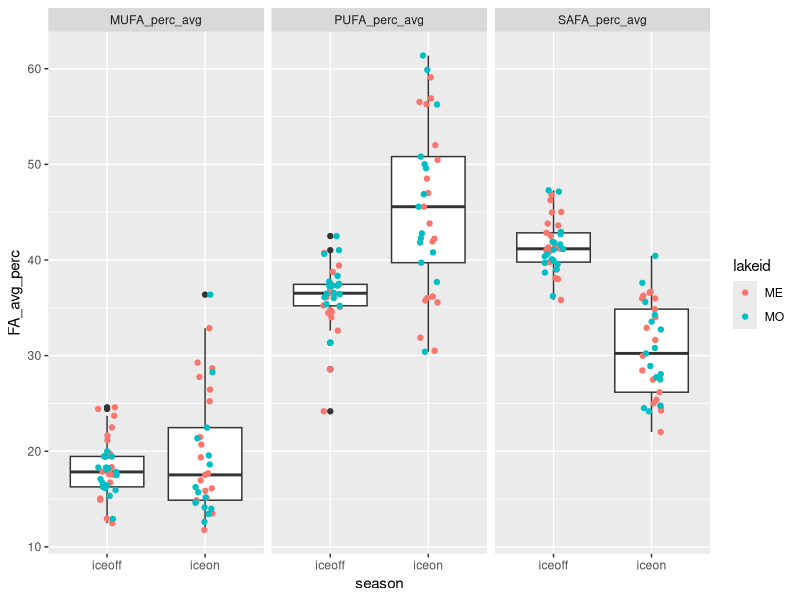
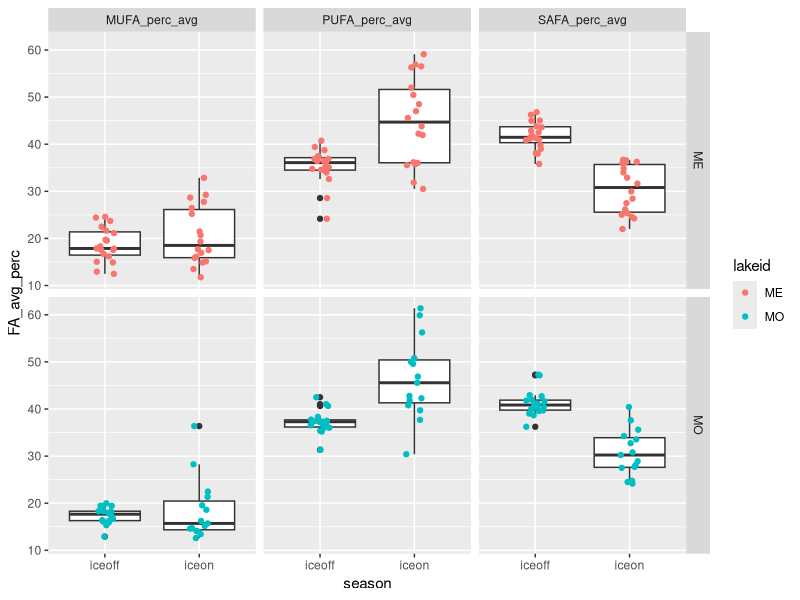

Reproduce these figures in R, in order.
# ============================================================== #
## ========================= OVERVIEW ========================= ##
# ============================================================== #

# Looking at iceon/iceoff community FA profiles
# Only using Lakes Mendota and Monona from LTER,
# as they have equivalent iceon/iceoff paired data
# Using AG PLoS paper FA dataset, with some aggregation/crosswalking
# to match LTER data.

# ============================================================== #
## =================== DATA WRANGLING STEPS =================== ##
# ============================================================== #

# 1) LTER data - read in, format dates, keep only ME/MO
# 2) read in iceon/iceoff data (ecology letters paper)
# 3) tag LTER data with season, keep only iceon/iceoff
# 4) aggregate LTER samples to month (mean taxa biomass by lake/year/month)
# 5) identify genera <5% of any sample - remove these genera
# 6) calculate dry weight (20% of wet weight)
# 7) read in FA PLoS data - keep freshwater, proportion data
# --> 7.5) fix FA/LTER group/division matches (see crosswalk.xlsx)
# 8) aggregate FA to genus and division level profiles
# 9) aggregate biomass to genus level
# 10) tag LTER data with whether has matching division/Group or genus in FA data
# 11) merge LTER with FA data (genus, division, NA matches)


# ----> UPDATING IN PROGRESS
# 12) weight FA data by biomass dry weight (prop FA data is % dry weight)
# 13) aggregated weighted to community level 
#     (winter-yr/monthly, lake-specific community-level FA profile)


# ============================================================== #
## ====================== SCRIPT BEGINS ======================= ##
# ============================================================== #

#set working directory
setwd("D:/Labou/LTER_FA")

#load packages
library(dplyr)
library(reshape2)
library(tidyr)
library(lubridate)
library(vegan)
library(RColorBrewer)
library(ggplot2)

# ============================================================================
# ----> read in LTER phyto data

#read in, format dates so can stack ok 

madison <- read.csv("Data/ntl88_v7.csv", stringsAsFactors = FALSE) %>% 
  mutate(date = as.Date(sampledate, format = "%m/%d/%Y")) %>% 
  select(-sampledate)

#only madison lakes have matching iceon/iceoff data
lter_lakes <- madison %>% 
  filter(lakeid %in% c("MO", "ME"))

#keep only necessary files
lter_lakes <- lter_lakes %>% 
  mutate(month = month(date),
         year = year(date)) %>% 
  select(lakeid, year, month, date, sta, depth_range, 
         division, genus, taxa_name, biomass_conc)

#=============================================================================
# ----> read in under ice data, for ice on/off timing
seasons_orig <- read.csv("Data/under_ice_data.csv", stringsAsFactors = FALSE)

#keep only wisconsin, cols of interest, make start and end full dates
seasons_wisc <- seasons_orig %>% 
  filter(lakeregloc == "Wisconsin") %>% 
  select(year, season, lakename, lakeregloc, 
         startday, startmonth, startyear, 
         endday, endmonth, endyear) %>% #, 
  #iceduration, periodn, photicdepth, 
  #icedepth, snowdepth, airtemp) %>% 
  mutate(startmonum = match(startmonth, month.abb),
         endmonum = match(endmonth, month.abb)) %>% 
  mutate(startdate = paste(startyear, startmonum, startday, sep = "-"),
         enddate = paste(endyear, endmonum, endday, sep = "-"))

#unique(seasons_wisc$lakename)
#unique(lter_lakes$lakeid) %>% sort()

#make lakeid to match
seasons_lakes <- seasons_wisc %>% 
  mutate(lakeid = ifelse(lakename == "Lake Mendota", "ME", NA),
         lakeid = ifelse(lakename == "Lake Monona", "MO", lakeid)) %>% 
  select(season, lakeid, year, startdate, enddate) %>% 
  filter(lakeid %in% c("ME", "MO"))


#=============================================================================
# ----> tag data with season

lter_dates_only <- lter_lakes %>% 
  select(lakeid, year, date) %>% 
  unique() %>% 
  rename(sample_year = year) %>% 
  arrange(lakeid, sample_year)

seasons_lakes_wide <- seasons_lakes %>% 
  melt(id.vars = c("lakeid", "year", "season"), variable.name = "category", value.name = "date") %>% 
  mutate(seasons_category = paste(season, category, sep = "_")) %>% 
  select(-season, -category) %>% 
  dcast(lakeid + year ~ seasons_category, value.var = "date") %>% 
  rename(winter_yr = year) %>% 
  select(lakeid, winter_yr, iceon_startdate, iceon_enddate, iceoff_startdate, iceoff_enddate)

#we're only interested in iceon/iceoff
#(looking at ice vs stratified patterns in FA)

lter_seasons_pre <- merge(lter_dates_only, seasons_lakes_wide,
                      by = c("lakeid"), all.x = TRUE) %>% 
  #tag seasons
  mutate(season = ifelse(date >= iceon_startdate & date <= iceon_enddate, "iceon", NA),
         season = ifelse(date >= iceoff_startdate & date <= iceoff_enddate, "iceoff", season)) %>% 
  #keep only samples that fall within iceon or iceoff
  filter(!is.na(season))

#merge back to full lter data
lter_seasons <- lter_seasons_pre %>% 
  #group things by *winter* year
  select(lakeid, date, winter_yr, season) %>% 
  merge(lter_lakes, by = c("lakeid", "date")) %>% 
  select(-year)

#=============================================================================
# ----> aggregate samples to month

#aggregate to month within *winter* year and lake (ignore station and depth for now)
#since ignoring "other" seasons, shouldn't have issue of sample dates across seasons

#using mean since some dates have multiple samples per month, while others have one or none
#using averages to account for multiple within-month samples, make comparable

lter_month <- lter_seasons %>% 
  #monthly taxa mean biomass (across stations and depth)
  group_by(lakeid, winter_yr, season, month, division, genus, taxa_name) %>% 
  summarize(biomass_ww_m = mean(biomass_conc, na.rm = TRUE)) %>% 
  as.data.frame()

#check out number of years
# lter_month %>% 
#   select(lakeid, winter_yr, season) %>% 
#   group_by(lakeid, season) %>% 
#   summarize(n = n_distinct(winter_yr))


#========================================================================
# ----> identify <5% of samples

#identify contributors (genus-level) <5% of any sample any date (within lake)
#use wet weight (shouldn't matter)

lter_contribs <- lter_month %>% 
  #for each lake/year/month, find total biomass
  group_by(lakeid, winter_yr, month) %>% 
  mutate(total_bm = sum(biomass_ww_m)) %>% 
  ungroup() %>% 
  #for lake/date, find genus biomass
  group_by(lakeid, winter_yr, month, genus) %>% 
  mutate(genus_bm = sum(biomass_ww_m)) %>% 
  as.data.frame() %>% 
  select(-taxa_name, -biomass_ww_m) %>% 
  #find percent genus biomass of total biomass
  mutate(perc_genus_bm = genus_bm / total_bm * 100) %>% 
  ungroup()  

#find genera that are over 5% of a sample BY LAKE
lter_high_contrib <- lter_contribs %>% 
  filter(perc_genus_bm >= 0.05)

lter_high_contrib_genera <- lter_high_contrib %>% 
  select(lakeid, genus) %>% 
  unique() %>% 
  arrange(lakeid, genus) %>% 
  mutate(high_p = "present")

#find genera that are NOT over 5% of a sample
lter_low_contrib <- lter_contribs %>% 
  filter(perc_genus_bm < 0.05) 

lter_low_contrib_genera <- lter_low_contrib %>% 
  select(lakeid, genus) %>% 
  unique() %>% 
  arrange(lakeid, genus) %>% 
  mutate(low_p = "present")

#merge, keep ones that are present in low and not in high
lter_remove_5 <- merge(lter_high_contrib_genera, lter_low_contrib_genera,
                       by = c("lakeid", "genus"), all = TRUE) %>% 
  #these are ones that are never >=5% of a lake sample
  filter(low_p == "present" & is.na(high_p))


#========================================================================
# ----> LTER after removals of low contributors

#by lake/date - total genus biomass AFTER remove low contribs
lter_after_remove <- lter_month %>% 
  #remove low contributors by lake and genus
  filter( !((lakeid %in% lter_remove_5$lakeid) & (genus %in% lter_remove_5$genus)) ) 

#add a dry weight biomass column
lter_use <- lter_after_remove %>% 
  mutate(biomass_dw = 0.20 * biomass_ww_m)


#========================================================================
# ----> read in fatty acid profiles

# read in PLoS fatty acid dataset
fa <- read.csv("Data/PLoS_supp/S1_Dataset.csv", stringsAsFactors = FALSE)

#only want freshwater
#fa %>% group_by(Salinity) %>% summarize(n = length(Salinity))
fa_fresh <- filter(fa, Salinity == 0)

#want only proportion data
fa_fresh_prop <- filter(fa_fresh, Data == "prop")

#for now, we don't care about the experimental info
fa_fresh_prop_small <- fa_fresh_prop %>% 
  select(Group, Class, Order, Genus, species,
         sumSAFA, sumMUFA, sumPUFA,
         c18.2w6, c18.3w6, c18.3w3,
         c18.4w3, c18.5w3, 
         c20.4w6, c20.5w3, c22.6w3)

#========================================================================
# ----> fix FA/LTER group/division matches

#existing matches: Chlorophyta, Cryptophyta, Rhodophyta

#make match at group/division level: 
#   Cyanobacteria (FA) = Cyanophyta (LTER)
#   Dinophyta (FA) = Pyrrhophyta (LTER)
#   Euglenozoa (FA) = Euglenophyta (LTER)

#match division to non-group
#   Chrysophyta (LTER) = class Chrysophyceae (FA)
#   Xanthophyta (LTER) = class Xanthophyceae (FA)
#   Haptophyta (LTER) = genus Chromulina (FA)
#   Bacillariophyta (LTER) = average of classes 
#                 Bacillariophyceae, Fragilariophyceae, Coscinodiscophyceae (FA)
#       [Bacillariophyta is multiple classes - for these 3 classes, find average FA profile]

fa_fix <- fa_fresh_prop_small %>% 
  #first, match at group level
  mutate(GroupDiv = ifelse(Group == "Cyanobacteria", "Cyanophyta", Group),
         GroupDiv = ifelse(Group == "Dinophyta", "Pyrrhophyta", GroupDiv),
         GroupDiv = ifelse(Group == "Euglenozoa", "Euglenophyta", GroupDiv),
         #match at single class level
         GroupDiv = ifelse(Class == "Chrysophyceae", "Chrysophyta", GroupDiv),
         GroupDiv = ifelse(Class == "Xanthophyceae", "Xanthophyta", GroupDiv),
         #match at genus level
         GroupDiv = ifelse(Genus == "Chromulina", "Haptophyta", GroupDiv),
         #Bacillariophyta is multiple classes
         GroupDiv = ifelse(Class %in% c("Bacillariophyceae", "Fragilariophyceae", "Coscinodiscophyceae"),
                           "Bacillariophyta", GroupDiv))

# fa_fix %>% select(Group, GroupDiv) %>% unique()
# fa_fix %>% filter(GroupDiv %in% c("Bacillariophyta", "Xanthophyta")) %>% select(Group, Class, GroupDiv) %>% unique()
# fa_fix %>% filter(GroupDiv == "Haptophyta") %>% select(Group, Class, Genus, GroupDiv) %>% unique()
# #yes, works as it should


#========================================================================
# ----> tag LTER data with whether matching genus/division in FA data

lter_fa_tag <- lter_use %>%
  #tag at which level it matches
  #not that groupdiv level is a combination of groups/classes/genus
  mutate(cat = ifelse(division %in% fa_fix$GroupDiv, "groupdiv", NA)) %>%
  mutate(cat = ifelse(genus %in% fa_fix$Genus, "genus", cat))

tags <- lter_fa_tag %>% select(division, genus, cat) %>% unique()

# unique(fa_fix$GroupDiv) %>% sort()
# unique(lter_use$division) %>% sort()


#========================================================================
# ----> find FA genus and division-level profiles

#within genus, what's the average FA profile
fa_genus <- fa_fix %>% 
  group_by(GroupDiv, Genus) %>% 
  summarize(gen_avg_sumSAFA = mean(sumSAFA),
            gen_avg_sumMUFA = mean(sumMUFA),
            gen_avg_sumPUFA = mean(sumPUFA),
            gen_avg_c18.2w6 = mean(c18.2w6),
            gen_avg_c18.3w6 = mean(c18.3w6),
            gen_avg_c18.3w3 = mean(c18.3w3),
            gen_avg_c18.4w3 = mean(c18.4w3),
            gen_avg_c18.5w3 = mean(c18.5w3),
            gen_avg_c20.4w6 = mean(c20.4w6),
            gen_avg_c20.5w3 = mean(c20.5w3),
            gen_avg_c22.6w3 = mean(c22.6w3)) %>% 
  as.data.frame()

#within group/div (FA/LTER fixed croswalk), what's the average FA profile
fa_groupdiv <- fa_fix %>% 
  group_by(GroupDiv) %>% 
  summarize(grpdiv_avg_sumSAFA = mean(sumSAFA),
            grpdiv_avg_sumMUFA = mean(sumMUFA),
            grpdiv_avg_sumPUFA = mean(sumPUFA),
            grpdiv_avg_c18.2w6 = mean(c18.2w6),
            grpdiv_avg_c18.3w6 = mean(c18.3w6),
            grpdiv_avg_c18.3w3 = mean(c18.3w3),
            grpdiv_avg_c18.4w3 = mean(c18.4w3),
            grpdiv_avg_c18.5w3 = mean(c18.5w3),
            grpdiv_avg_c20.4w6 = mean(c20.4w6),
            grpdiv_avg_c20.5w3 = mean(c20.5w3),
            grpdiv_avg_c22.6w3 = mean(c22.6w3)) %>% 
  as.data.frame()


#========================================================================
# ----> aggregate biomass to GENUS
# when missing genus, stick with GENUS biomass but sub in DIVISION fatty acid profile

#aggregate biomass to genus
lter_level_bm <- lter_use %>% 
  group_by(lakeid, winter_yr, season, month, division, genus) %>% 
  summarize(bm_ww_g = sum(biomass_ww_m, na.rm = TRUE),
         bm_drw_g = sum(biomass_dw, na.rm = TRUE)) %>% 
  as.data.frame() 

#merge with tag info
lter_level_bm_tag <- merge(lter_level_bm, tags, by = c("division", "genus"), all = TRUE)

# lter_level_bm_tag %>%
#   select(division, genus, cat) %>%
#   unique() %>%
#   group_by(cat) %>%
#   summarize(n = length(cat)) %>%
#   as.data.frame()

#        cat  n
# 1    genus 35
# 2 groupdiv 95
# 3     <NA>  1

#========================================================================
# ----> merge with FA profiles

# --> genus level FA - matches genus-level biomass
# merges GENUS level biomass with GENUS level FA profiles
tags_fa_genus <- lter_level_bm_tag %>% 
  #only looking at genus-level matches
  filter(cat == "genus") %>% 
  rename(biomass_wet_weight = bm_ww_g,
         biomass_dry_weight = bm_drw_g) %>% 
  #merge with FA genus level data
  merge(fa_genus,  
        by.x = "genus", by.y = "Genus",
        all.x = TRUE) %>% 
  select(GroupDiv, genus, cat, lakeid, winter_yr, month, season,
         biomass_wet_weight, biomass_dry_weight,
         gen_avg_sumSAFA,
         gen_avg_sumMUFA,
         gen_avg_sumPUFA,
         gen_avg_c18.2w6,
         gen_avg_c18.3w6,
         gen_avg_c18.3w3,
         gen_avg_c18.4w3,
         gen_avg_c18.5w3,
         gen_avg_c20.4w6,
         gen_avg_c20.5w3,
         gen_avg_c22.6w3)

#remove labels in headers
names(tags_fa_genus) <- gsub("gen_avg_", "", names(tags_fa_genus))

# --> division level FA - matches division level biomass
# merges GENUS level biomass with DIVISION level FA profiles
# (missing genera in FA get division level FA)
tags_fa_groupdiv <- lter_level_bm_tag %>% 
  #keep only those matching at groupdiv level
  filter(cat == "groupdiv") %>% 
  rename(biomass_wet_weight = bm_ww_g,
         biomass_dry_weight = bm_drw_g) %>% 
  #merge with FA division/group level data
  #merge with FA genus level data
  merge(fa_groupdiv,  
        by.x = "division", by.y = "GroupDiv",
        all.x = TRUE) %>% 
  mutate(genus = NA) %>% 
  rename(GroupDiv = division) %>% 
  select(GroupDiv, genus, cat, lakeid, winter_yr, month, season,
         biomass_wet_weight, biomass_dry_weight,
         grpdiv_avg_sumSAFA,
         grpdiv_avg_sumMUFA,
         grpdiv_avg_sumPUFA,
         grpdiv_avg_c18.2w6,
         grpdiv_avg_c18.3w6,
         grpdiv_avg_c18.3w3,
         grpdiv_avg_c18.4w3,
         grpdiv_avg_c18.5w3,
         grpdiv_avg_c20.4w6,
         grpdiv_avg_c20.5w3,
         grpdiv_avg_c22.6w3)

#remove labels in headers
names(tags_fa_groupdiv) <- gsub("grpdiv_avg_", "", names(tags_fa_groupdiv))

# --> does NOT have associated FA
#leaving biomass at genus level
tags_fa_NA <- lter_level_bm_tag %>% 
  filter(is.na(cat)) %>% 
  rename(biomass_wet_weight = bm_ww_g,
         biomass_dry_weight = bm_drw_g) %>% 
  rename(GroupDiv = division) %>% 
  select(GroupDiv, genus, cat, lakeid, winter_yr, month, season,
         biomass_wet_weight, biomass_dry_weight) %>% 
  #add NA columns
  mutate(          sumSAFA = NA,
                   sumMUFA = NA,
                   sumPUFA = NA,
                   c18.2w6 = NA,
                   c18.3w6 = NA,
                   c18.3w3 = NA,
                   c18.4w3 = NA,
                   c18.5w3 = NA,
                   c20.4w6 = NA,
                   c20.5w3 = NA,
                   c22.6w3 = NA)

# --> merge together
full_dat <- rbind(tags_fa_genus, tags_fa_groupdiv, tags_fa_NA)


#========================================================================
# ----> weight FA profiles by biomass

# Data == "prop" is FA % of dry weight
# so it's a fatty acid proportion of dry weight (of genus or division, by cat)

# What we want is "what are the average proportions of SAFA, MUFA, PUFA 
# present in the community, irrespective of total biomass?" 
# (i.e. we know there is higher biomass in summer - the Circus Circus buffet)
# SH: pretty sure that what we want then is:(biomass_dry_weight * sumSAFA)/total dry weight

full_dat_weighted <- full_dat %>% 
  #find total dry weight biomass for each *sample point*
  group_by(lakeid, winter_yr, season, month) %>% 
  mutate(sample_date_dry_weight_total = sum(biomass_dry_weight)) %>% 
  ungroup() %>% 
  #weight FA by biomass - per row (genus within sample date)
  #if FA is % dry weight, then FA * dry weight = biomass of that FA
  #here, sample_date_dry_weight_total is community-level biomass
  #FA props are genus-level
  mutate(sumSAFA_prop = (biomass_dry_weight * sumSAFA)/sample_date_dry_weight_total,
         sumMUFA_prop = (biomass_dry_weight * sumMUFA)/sample_date_dry_weight_total,
         sumPUFA_prop = (biomass_dry_weight * sumPUFA)/sample_date_dry_weight_total,
         c18.2w6_prop = (biomass_dry_weight * c18.2w6)/sample_date_dry_weight_total,
         c18.3w6_prop = (biomass_dry_weight * c18.3w6)/sample_date_dry_weight_total,
         c18.3w3_prop = (biomass_dry_weight * c18.3w3)/sample_date_dry_weight_total,
         c18.4w3_prop = (biomass_dry_weight * c18.4w3)/sample_date_dry_weight_total,
         c18.5w3_prop = (biomass_dry_weight * c18.5w3)/sample_date_dry_weight_total,
         c20.4w6_prop = (biomass_dry_weight * c20.4w6)/sample_date_dry_weight_total,
         c20.5w3_prop = (biomass_dry_weight * c20.5w3)/sample_date_dry_weight_total,
         c22.6w3_prop = (biomass_dry_weight * c22.6w3)/sample_date_dry_weight_total) %>% 
  as.data.frame()

#filter(full_dat_weighted, lakeid == "MO" & winter_yr == 2002 & month == 8)

#keep only columns of interest
full_dat_weighted_small <- full_dat_weighted %>% 
  select(GroupDiv, genus, cat, lakeid, winter_yr, month, season, 
         sumSAFA_prop, sumMUFA_prop, sumPUFA_prop,
         c18.2w6_prop, c18.3w6_prop, c18.3w3_prop,
         c18.4w3_prop, c18.5w3_prop,
         c20.4w6_prop, c20.5w3_prop, c22.6w3_prop)

#this is basically saying:
#for each time point, a genus has some proportion FAs
#we want to aggregate to community, then to season

#ADD UP all MUFA/PUFA/SAFA within a community
#to get community-level amount
#I have proved to myself using pen, paper, and basic algebra that this will work

full_dat_weighted_date_FA <- full_dat_weighted_small %>% 
  #get community-level FA props for each time point
  group_by(lakeid, winter_yr, month, season) %>% 
  summarize(MUFA_perc = sum(sumMUFA_prop, na.rm = TRUE),
            PUFA_perc = sum(sumPUFA_prop, na.rm = TRUE),
            SAFA_perc = sum(sumSAFA_prop, na.rm = TRUE)) %>% 
  as.data.frame()

# summary(full_dat_weighted_date_FA) 

# #now aggregate to season - find average MUFA/PUFA/SAFA profile for each season (all years, boths lakes)
# full_dat_weighted_date_FA %>% 
#   group_by(season) %>% 
#   summarize(MUFA_perc_avg = mean(MUFA_perc),
#             PUFA_perc_avg = mean(PUFA_perc),
#             SAFA_perc_avg = mean(SAFA_perc)) %>% 
#   as.data.frame()
# #doesn't quite add up to 100%, more like 95%, but not unexpected since on average

#aggregate to lake/year/season
full_dat_weighed_yr_season_FA <- full_dat_weighted_date_FA %>% 
  #aggregate across months within season, find average FAs
  group_by(lakeid, winter_yr, season) %>% 
  summarize(MUFA_perc_avg = mean(MUFA_perc, na.rm = TRUE),
            PUFA_perc_avg = mean(PUFA_perc, na.rm = TRUE),
            SAFA_perc_avg = mean(SAFA_perc, na.rm = TRUE)) %>% 
  as.data.frame()
#note: doesn't add up to quite 100% (working with averages)
#also, data only goes to 2013 (may need to adjust iceon/iceoff dates from raw LTER snow/ice data)

summary(full_dat_weighed_yr_season_FA)
#MUFA: 11-36
#PUFA: 24-61
#SAFA: 22-47

# ============================================================== #
## ========= END OF DATA WRANGLING - ANALYSIS BEGINS ========== ##
# ============================================================== #

#make long for plotting and analysis
dat_long <- full_dat_weighed_yr_season_FA %>% 
  melt(id.vars = c("lakeid", "winter_yr", "season")) %>% 
  rename(FA_type = variable, FA_avg_perc = value)

#plot it up
ggplot(dat_long, aes(season, FA_avg_perc)) +
  geom_boxplot() +
  geom_jitter(width = 0.1, aes(color = lakeid)) +
  facet_wrap(~FA_type)
#MUFA shows no diff, but PUFA/SAFA do:
#PUFA higher in winter, SAFA higher in summer

head(dat_long)
  
#try ANOVAs - looking at lakes together

#MUFA
mufa1 <- aov(FA_avg_perc ~ season, dat = filter(dat_long, FA_type == "MUFA_perc_avg"))
summary(mufa1) #p=0.175- does not differ by season

#PUFA
pufa1 <- aov(FA_avg_perc ~ season, dat = filter(dat_long, FA_type == "PUFA_perc_avg"))
summary(pufa1) #p<<0.001 (PUFA signif higher in winter)

#SAFA
safa1 <- aov(FA_avg_perc ~ season, dat = filter(dat_long, FA_type == "SAFA_perc_avg"))
summary(safa1) #p<<0.001 (SAFA signif higher in winter)

#what is split lakes?
ggplot(dat_long, aes(season, FA_avg_perc)) +
  geom_boxplot() +
  geom_jitter(width = 0.1, aes(color = lakeid)) +
  facet_grid(lakeid~FA_type)
#same trends - MUFA no diff, PUFA higher in winter, SAFA higher in summer
